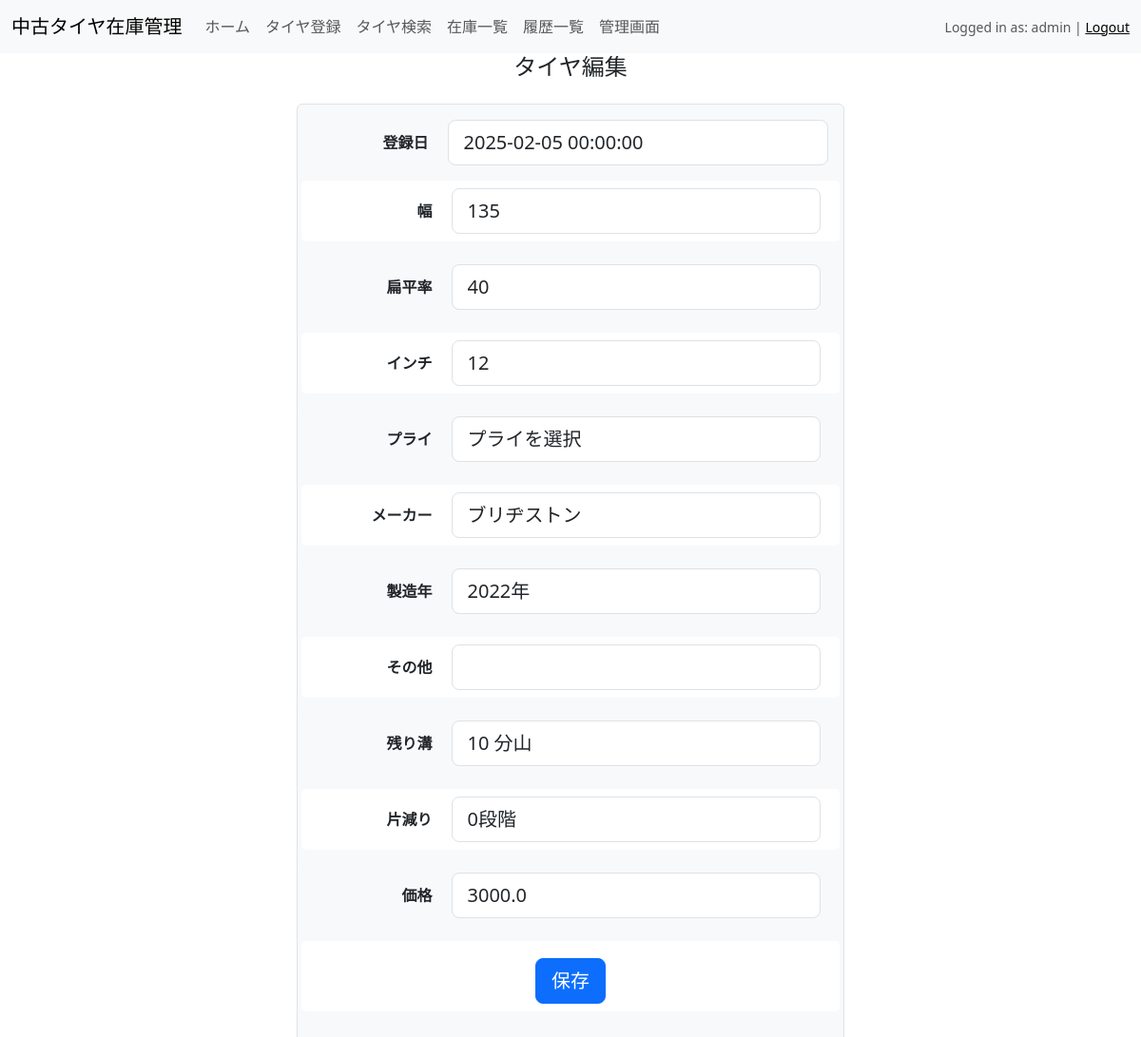
/edit/376 (signed in), run on an earlier commit of the app's database.
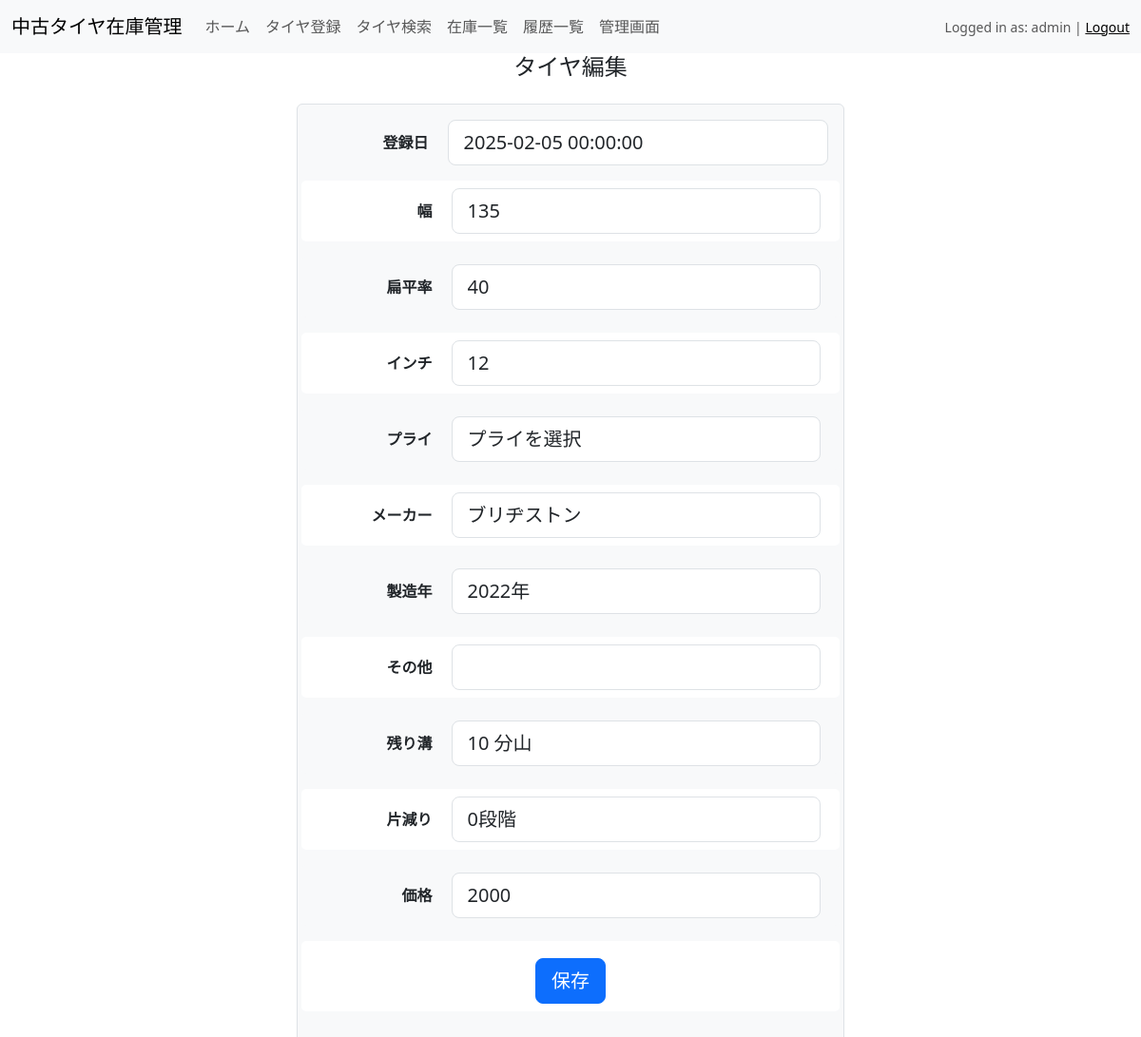
And on a later commit of the database.
### models.py (models this page shows)
class InputPage(db.Model):
    __tablename__ = 'input_page'  # テーブル名を明示的に指定
    id = db.Column(db.Integer, primary_key=True)
    registration_date = db.Column(db.DateTime, nullable=False)
    width = db.Column(db.Integer, db.ForeignKey('width.id'), nullable=False)
    aspect_ratio = db.Column(db.Integer, db.ForeignKey('aspect_ratio.id'), nullable=False)
    inch = db.Column(db.Integer, db.ForeignKey('inch.id'), nullable=False)
    other_details = db.Column(db.String)
    manufacturing_year = db.Column(db.Integer)
    manufacturer = db.Column(db.Integer, db.ForeignKey('manufacturer.id'), nullable=False)
    tread_depth = db.Column(db.Integer)
    uneven_wear = db.Column(db.Integer)
    ply_rating = db.Column(db.Integer, db.ForeignKey('ply_rating.id'), nullable=False)
    price = db.Column(db.Float, nullable=True)  # nullable=Trueに変更
    is_dispatched = db.Column(db.Boolean, default=False, nullable=False)
    width_ref = db.relationship('Width', backref='input_pages', lazy=True)
    aspect_ratio_ref = db.relationship('AspectRatio', backref='input_pages', lazy=True)
    inch_ref = db.relationship('Inch', backref='input_pages', lazy=True)
    manufacturer_ref = db.relationship('Manufacturer', backref='input_pages', lazy=True)
    ply_rating_ref = db.relationship('PlyRating', backref='input_pages', lazy=True)  # 新たに追加

### app.py (the view)
@app.route('/edit/<int:id>', methods=['GET', 'POST'])
def edit_page(id):
    tire = InputPage.query.get_or_404(id)
    form = EditForm(obj=tire)
    print(f"✅ 初期 ply_rating: {tire.ply_rating}")  # ✅ これでデータが渡っているか確認
    if request.method == "POST":
        print(f"🔍 送信データ: {request.form}")  # ✅ フォーム送信データの確認
        print(f"🔍 ply_rating (フォームデータ): {request.form.get('ply_rating')}")
    if form.validate_on_submit():
        print(f"✅ フォームバリデーション成功 - 編集を開始 (ID: {id})")
        old_data = {
            'price': tire.price,
            'other_details': tire.other_details,
            'ply_rating': tire.ply_rating
        }
        form.populate_obj(tire)
        edit_details = []
        updated = False  # 変更があったかどうかのフラグ
        if old_data['price'] != tire.price:
            new_price = int(tire.price) if tire.price is not None else None  # 🔹 小数を整数に変換
            formatted_old_price = "{:,.0f}".format(old_data['price']) if old_data['price'] is not None else "なし"
            formatted_new_price = "{:,.0f}".format(new_price) if new_price is not None else "なし"
            edit_details.append(f"価格: {formatted_old_price} → {formatted_new_price}")
            tire.price = new_price
            updated = True
        if old_data['other_details'] != tire.other_details:
            edit_details.append(f"詳細: {old_data['other_details']} → {tire.other_details}")
        if old_data['ply_rating'] != tire.ply_rating:
            print(f"✅ ply_rating 更新: {old_data['ply_rating']} → {tire.ply_rating}")
        if updated:
            print(f"編集履歴追加: {edit_details}")  # ✅ ここで履歴の内容を確認
            new_edit = HistoryPage(
                tire_id=id,
                user_id=current_user.id if current_user.is_authenticated else 1,  # ログインユーザーのIDを記録
                action="編集",
                edit_date=datetime.now(JST),  # 🔹 JST で記録
                details=", ".join(edit_details)
            )
            db.session.add(new_edit)
        try:
            db.session.commit()
            print("✅ データベースに変更を保存しました")
            flash("編集が完了しました。", "success")
        except Exception as e:
            db.session.rollback()
            print(f"❌ データベース保存エラー: {e}")
            flash("データの保存に失敗しました。", "danger")
        return redirect(url_for('history_page'))
    else:
        print(f"❌ フォームバリデーションエラー: {form.errors}")
    return render_template('edit_page.html', form=form, tire=tire)

### forms.py
class EditForm(CombinedForm):
    price = FloatField(
        '価格',
        validators=[Optional()],  # 必須ではないことを明示
        default=0.0  # 初期値を明示的に設定
    )
    other_details = StringField('その他', validators=[Optional()])
    submit = SubmitField('登録')
    pass

### app.py (called while the page is built)
@login_manager.user_loader
def load_user(user_id):
    return User.query.get(int(user_id))

@app.context_processor
def inject_user():
    from flask_login import current_user
    return dict(user=current_user)

### models.py (called while the page is built)
    def has_role(self, role_name):
        return self.role and self.role.name == role_name

### templates/edit_page.html (shortened to what this page needs)
{% extends "base.html" %}
{% block content %}
<div class="container" style="max-width: 600px;">
    <h4 class="mb-4 text-center">タイヤ編集</h4>
    <form method="POST" class="p-3 border rounded bg-light">
        <div class="row mb-3 align-items-center">
            <label class="col-sm-3 col-form-label fw-bold text-end pe-2">登録日</label>
            <div class="col-sm-9">
                <input type="text" value="{{ tire.registration_date }}" readonly class="form-control form-control-lg">
            </div>
        </div>
        {% set fields = [
            ('width', '幅'), ('aspect_ratio', '扁平率'), ('inch', 'インチ'),
            ('ply_rating', 'プライ'), ('manufacturer', 'メーカー'), ('manufacturing_year', '製造年'),
            ('other_details', 'その他'), ('tread_depth', '残り溝'), ('uneven_wear', '片減り'), ('price', '価格')
        ] %}
        {% for field, label in fields %}
        <div class="row mb-3 align-items-center" style="background-color: {% if loop.index is even %}#f8f9fa{% else %}#ffffff{% endif %}; padding: 8px; border-radius: 5px;">
            <label class="col-sm-3 col-form-label fw-bold text-end pe-2">{{ label }}</label>
            <div class="col-sm-9">
                {{ form[field](class="form-control form-control-lg") }}
            </div>
        </div>
        {% endfor %}
        <div class="row mb-3 align-items-center" style="background-color: {% if fields|length is even %}#ffffff{% else %}#f8f9fa{% endif %}; padding: 8px; border-radius: 5px;">
            <div class="col-12 text-center">
                <button type="submit" class="btn btn-primary btn-lg">保存</button>
            </div>
        </div>
    </form>
</div>
{% endblock %}

What changed in the data, as far as the page shows it:
changed InputPage "プライを選択": price "3000.0" → "2000"
